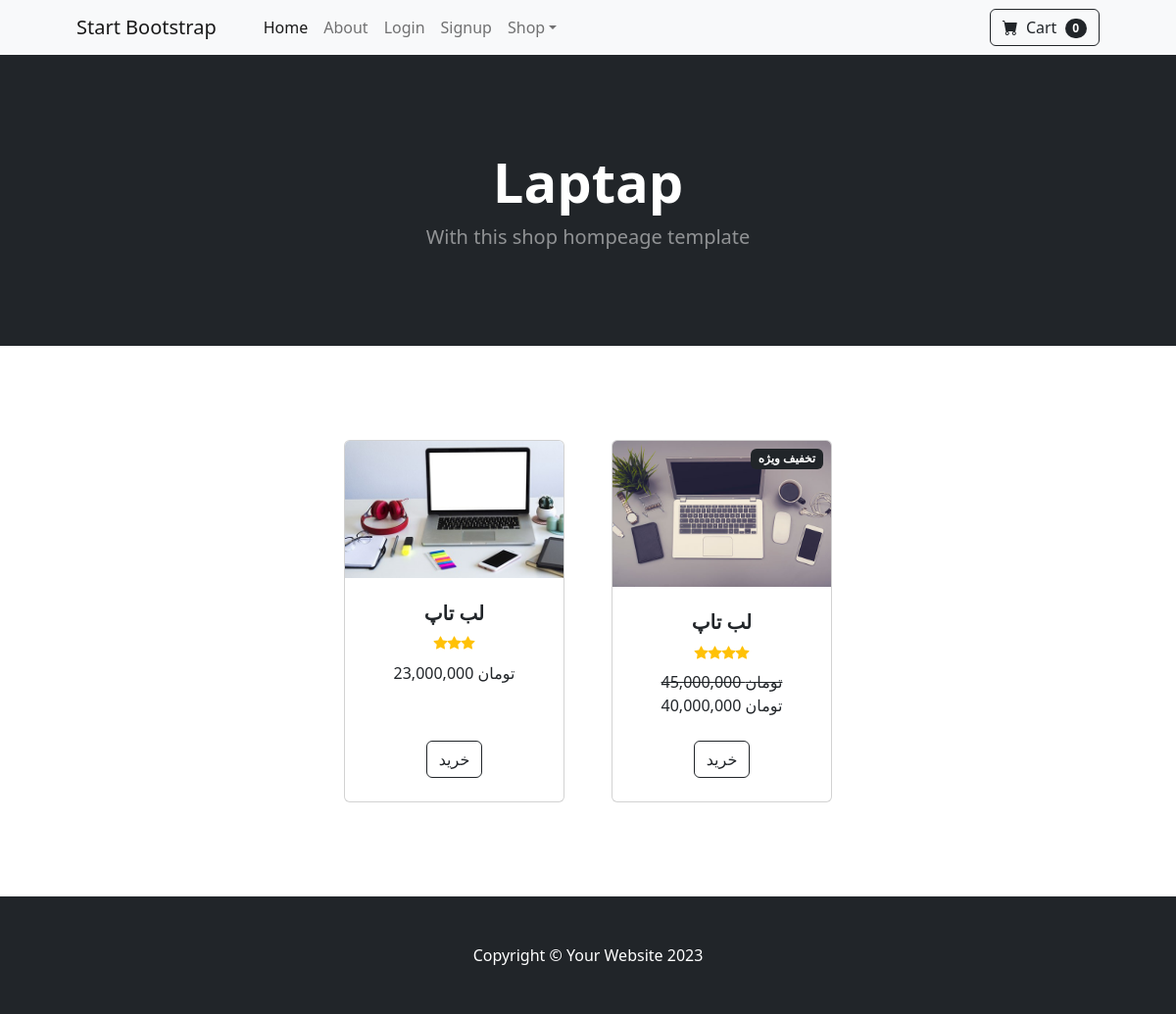
The page /category/Laptap/ on the database its author committed.
### shop/models.py (models this page shows, shortened)
class Category(models.Model):
    name = models.CharField(max_length=20)
    def __str__(self):
        return self.name

class Product(models.Model):
    name = models.CharField(max_length=40)
    description = models.CharField(max_length=500, default='', blank=True, null=True)
    price = models.DecimalField(default = 0, decimal_places = 0, max_digits=12)
    category = models.ForeignKey(Category, on_delete=models.CASCADE, default=1)
    picture = models.ImageField(upload_to='upload/product/')
    star = models.IntegerField(default =0, validators = [MaxValueValidator(5), MinValueValidator(0)])
    is_sale = models.BooleanField(default=False)
    sale_price = models.DecimalField(default = 0, decimal_places = 0, max_digits=12)

### shop/views.py (the view)
# urls.py: path('category/<str:cat>/', category, name="category"),
def category(request, cat):
    cat = cat.replace("-", " ")
    try:
        category = Category.objects.get(name= cat)
        products = Product.objects.filter(category = category)
        return render(request, 'category.html', {'products': products, 'category': category})
    except:
        messages.success(request, ('دسته بندی وجود ندارد'))
        return render(request, 'category.html', {})

### cart/cart.py (called while the page is built)
    def __len__(self):
        return len(self.cart)

### cart/context_processors.py (called while the page is built)
def cart(request):
    return {'cart':Cart(request)}

### shop/templates/category.html (shortened to what this page needs)
{% extends "base.html" %}
{% load static %}
{% load humanize %}
{% block content %}
<header class="bg-dark py-5">
    <div class="container px-4 px-lg-5 my-5">
        <div class="text-center text-white">
            <h1 class="display-4 fw-bolder">{{ category }}</h1>
            <p class="lead fw-normal text-white-50 mb-0">With this shop hompeage template</p>
        </div>
    </div>
</header>
<section class="py-5">
    <div class="container px-4 px-lg-5 mt-5">
        <div class="row gx-4 gx-lg-5 row-cols-2 row-cols-md-3 row-cols-xl-4 justify-content-center">
            {% for item in products %}
            {% if item.is_sale %}
            <div class="col mb-5">
                <div class="card h-100">
                    <div class="badge bg-dark text-white position-absolute" style="top: 0.5rem; right: 0.5rem">تخفیف ویژه</div>
                    <img class="card-img-top" src={{ item.picture.url }} alt="..." />
                    <div class="card-body p-4">
                        <div class="text-center">
                            <h5 class="fw-bolder">{{ item.name }}</h5>
                            <div class="d-flex justify-content-center small text-warning mb-2">
                            {% with ''|center:item.star as range %}
                                {% for _ in range %}
                                    <div class="bi-star-fill"></div>
                                {% endfor %}
                            {% endwith %}
                            </div>
                            <strike>{{  item.price | intcomma}} تومان </strike><br>
                            {{  item.sale_price | intcomma}} تومان
                        </div>
                    </div>
                    <div class="card-footer p-4 pt-0 border-top-0 bg-transparent">
                        <div class="text-center"><a class="btn btn-outline-dark mt-auto" href="{% url 'product' item.id %}">خرید</a></div>
                    </div>
                </div>
            </div>
            {% else %}
            <div class="col mb-5">
                <div class="card h-100">
                    <img class="card-img-top" src={{ item.picture.url }} alt="..." />
                    <div class="card-body p-4">
                        <div class="text-center">
                            <h5 class="fw-bolder">{{ item.name }}</h5>
                            <div class="d-flex justify-content-center small text-warning mb-2">
                            {% with ''|center:item.star as range %}
                                {% for _ in range %}
                                    <div class="bi-star-fill"></div>
                                {% endfor %}
                            {% endwith %}
                            </div>
                            {{  item.price | intcomma}} تومان
                        </div>
                    </div>
                    <div class="card-footer p-4 pt-0 border-top-0 bg-transparent">
                        <div class="text-center"><a class="btn btn-outline-dark mt-auto" href="{% url 'product' item.id %}">خرید</a></div>
                    </div>
                </div>
            </div>
            {% endif %}
            {% endfor %}
            </div>
        </div>
</section>
{% endblock  %}

### rows shown on the page
Category: name "Laptap"
Product: picture (picture), name "لب تاپ", is_sale False (drawn), price "23,000,000"
Product: picture (picture), name "لب تاپ", is_sale True (drawn), price "45,000,000", sale_price "40,000,000"

### other values the page prints
{{ cart|length }} "0"
